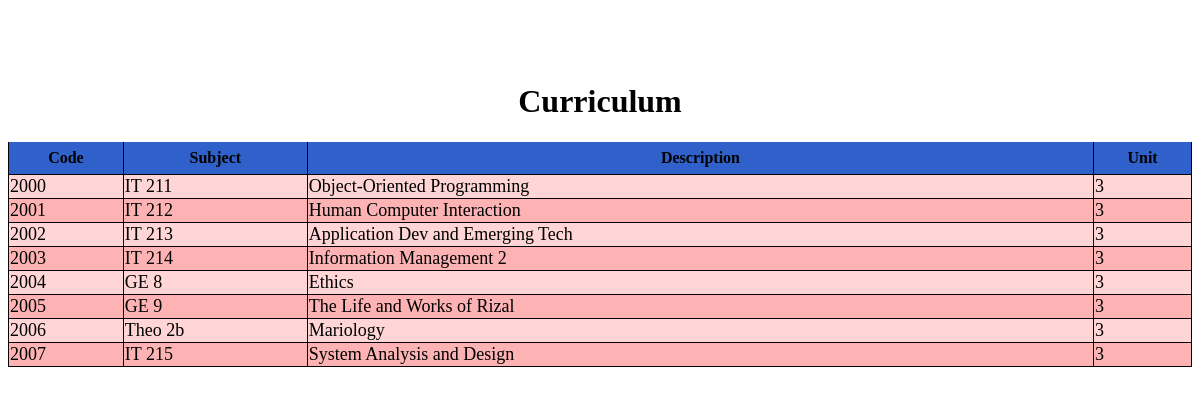
/curriculum/curri.php, run on the app's committed database.
### tables this page shows
CREATE TABLE `studcurr` (
  `cd` varchar(4) NOT NULL,
  `sb` varchar(8) NOT NULL,
  `ds` varchar(50) NOT NULL,
  `un` varchar(1) NOT NULL
);

### curriculum/curri.php (the view, shortened to what this page needs)
<!doctype html>
<html lang="en">
  <head>
    <link rel="stylesheet" href="css/curricss.css">
  </head>
  <body>
  <br><br><br>
  <div class="container">
    <div class="jumbotron">
      <h1 class="display-4" align="center">Curriculum</h1>
      <table class="table">
  <thead class="thead-dark">
    <tr>
      <th scope="col">Code</th>
      <th scope="col">Subject</th>
      <th scope="col">Description</th>
      <th scope="col">Unit</th>
    </tr>
  </thead>
  <tbody>
  <?php
include "dbcurri.php";
$sql = "Select * from studcurr";
$result = mysqli_query($conn, $sql);
if(mysqli_num_rows($result)>0){
    while($row=mysqli_fetch_array($result)) {
        echo "<tr><td>" . $row["cd"]. "</td><td>" . $row["sb"] . "</td><td>" . $row["ds"] . "</td>
        <td>". $row["un"] . "</td></tr>";
    }
    echo "</table>";
}
?>
    </div>
  </div>
  </body>
</html>

### css/curricss.css (style rules this page uses)
table { width: 100%; margin-top: 20px; }
th { height: 30px; background-color: rgb(48, 96, 201); }
td { font-size: 18px; }
table, th, td { border: 1px solid black; border-collapse: collapse; border-top: 0px; }
tr:nth-child(even) { background-color: #fdb3b3; }
tr:nth-child(odd) { background-color: #ffd5d5; }

### data on the page
studcurr: cd "2000", sb "IT 211", ds "Object-Oriented Programming", un "3"
studcurr: cd "2001", sb "IT 212", ds "Human Computer Interaction", un "3"
studcurr: cd "2002", sb "IT 213", ds "Application Dev and Emerging Tech", un "3"
studcurr: cd "2003", sb "IT 214", ds "Information Management 2", un "3"
studcurr: cd "2004", sb "GE 8", ds "Ethics", un "3"
studcurr: cd "2005", sb "GE 9", ds "The Life and Works of Rizal", un "3"
studcurr: cd "2006", sb "Theo 2b", ds "Mariology", un "3"
studcurr: cd "2007", sb "IT 215", ds "System Analysis and Design", un "3"
